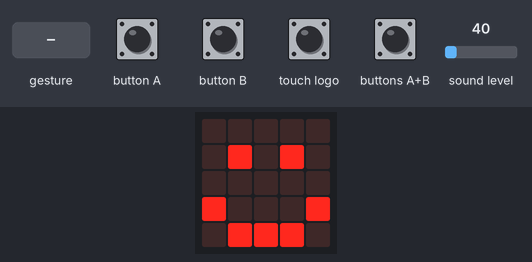
The program below on a simulated BBC micro:bit (MakeCode). On the bench: the board's 5×5 LED display. The inputs (shaded band) are chosen by the test bench; at power-on: sound level 40. A tilt is held for 1.5 s and a shake lasts 1 s, then the board lies face up again.

Above: at 1.8 s.
1.9 s: sound level set to 250
At 2.6 s:
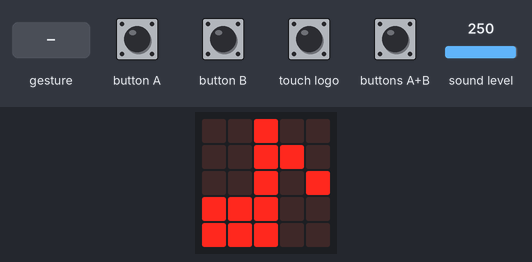
4.9 s: button A pressed for 0.15 s
At 6.2 s:
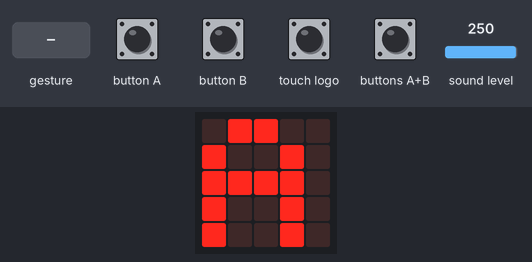
8.0 s: button B pressed for 0.15 s
At 9.4 s:
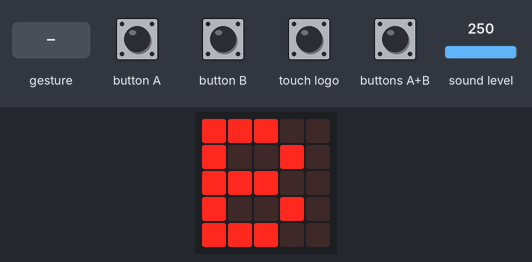
11.1 s: buttons A+B pressed for 0.15 s
At 12.5 s:
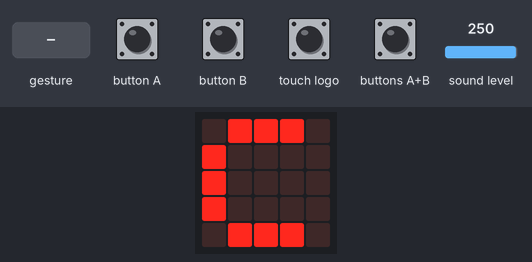
14.2 s: gesture 'tilt right'
At 14.7 s:
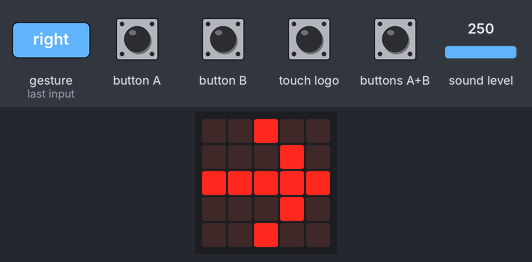
16.4 s: touch logo pressed for 1 s
At 18.0 s:
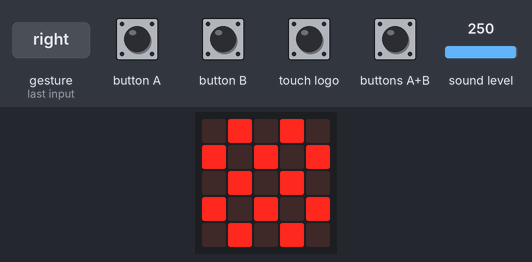
Timing chart, 0 to 19.5 s (numbered marks = the images above; inputs shaded):
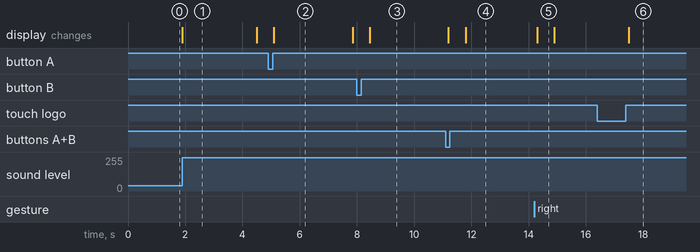

The program:

main.ts
```typescript
input.onGesture(Gesture.TiltRight, function () {
    basic.showArrow(ArrowNames.East)
    basic.pause(2000)
    basic.showIcon(IconNames.Happy)
})
input.onGesture(Gesture.LogoDown, function () {
    basic.showArrow(ArrowNames.South)
    basic.pause(2000)
    basic.showIcon(IconNames.Happy)
})
input.onLogoEvent(TouchButtonEvent.LongPressed, function () {
    basic.showIcon(IconNames.Chessboard)
    basic.pause(2000)
    basic.showIcon(IconNames.Happy)
})
input.onButtonPressed(Button.A, function () {
    basic.showString("A")
    basic.pause(2000)
    basic.showIcon(IconNames.Happy)
})
input.onGesture(Gesture.TiltLeft, function () {
    basic.showArrow(ArrowNames.West)
    basic.pause(2000)
    basic.showIcon(IconNames.Happy)
})
input.onSound(DetectedSound.Loud, function () {
    basic.showIcon(IconNames.EigthNote)
    basic.pause(2000)
    basic.showIcon(IconNames.Happy)
})
input.onGesture(Gesture.LogoUp, function () {
    basic.showArrow(ArrowNames.North)
    basic.pause(2000)
    basic.showIcon(IconNames.Happy)
})
input.onButtonPressed(Button.AB, function () {
    basic.showString("C")
    basic.pause(2000)
    basic.showIcon(IconNames.Happy)
})
input.onButtonPressed(Button.B, function () {
    basic.showString("B")
    basic.pause(2000)
    basic.showIcon(IconNames.Happy)
})
input.onGesture(Gesture.Shake, function () {
    basic.showIcon(IconNames.Chessboard)
    basic.pause(2000)
    basic.showIcon(IconNames.Happy)
})
basic.showIcon(IconNames.Happy)
input.setSoundThreshold(SoundThreshold.Loud, 199)
```

test.ts
```typescript
// Tady jsou testy. Při použití tohoto balíčku jako rozšíření nebude zkompilováno.
```

Measured:
- after the input at 1.9 s, the display: changes at once (image 1)
- after the input at 4.9 s, the display: changes after 0.20 s (image 2)
- after the input at 8.0 s, the display: changes after 0.45 s (image 3)
- after the input at 11.1 s, the display: first differs from a run without the input after 0.70 s (image 4)
- after the input at 14.2 s, the display: changes after 0.10 s (image 5)
- after the input at 16.4 s, the display: changes after 1.1 s (image 6)
- what the display in image 1 shows lasts 2.6 s, from 1.9 s to 4.5 s
